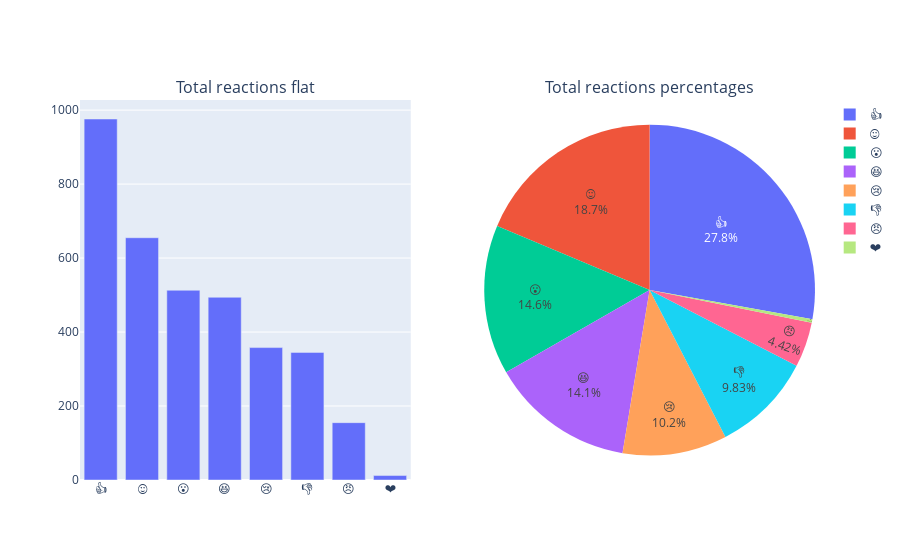

This figure's notebook cell:
### Code cell
fig = make_subplots(
    rows=1,
    cols=2,
    subplot_titles=('Total reactions flat', 'Total reactions percentages'),
    #specs =[[, {'type':'domain'}]]
    specs = [[{'type': 'bar'}, {'type':'domain'}]]
)
f1 = px.bar(x=total_reacts.index, y=total_reacts)
f2 = px.pie(values = total_reacts, names = total_reacts.index)
f2.update_traces(textposition='inside', textinfo='percent+label')
fig.add_trace(f1.data[0], row = 1, col = 1) 
fig.add_trace(f2.data[0], row = 1, col = 2) 
fig.show()

### Figure 1 — Plotly figure (JSON) as saved in the notebook; plotly's stock layout.template omitted (floating-point values rounded to 4 significant figures)
{"data": [{"alignmentgroup": "True", "hoverlabel": {"namelength": 0}, "hovertemplate": "x=%{x}<br>y=%{y}", "legendgroup": "", "marker": {"color": "#636efa"}, "name": "", "offsetgroup": "", "orientation": "v", "showlegend": false, "textposition": "auto", "type": "bar", "x": ["👍", "😍", "😮", "😆", "😢", "👎", "😠", "❤"], "xaxis": "x", "y": [976, 655, 513, 494, 358, 345, 155, 12], "yaxis": "y"}, {"domain": {"x": [0.55, 1], "y": [0, 1]}, "hoverlabel": {"namelength": 0}, "hovertemplate": "label=%{label}<br>value=%{value}", "labels": ["👍", "😍", "😮", "😆", "😢", "👎", "😠", "❤"], "legendgroup": "", "name": "", "showlegend": true, "textinfo": "percent+label", "textposition": "inside", "type": "pie", "values": [976, 655, 513, 494, 358, 345, 155, 12]}], "layout": {"annotations": [{"font": {"size": 16}, "showarrow": false, "text": "Total reactions flat", "x": 0.225, "xanchor": "center", "xref": "paper", "y": 1, "yanchor": "bottom", "yref": "paper"}, {"font": {"size": 16}, "showarrow": false, "text": "Total reactions percentages", "x": 0.775, "xanchor": "center", "xref": "paper", "y": 1, "yanchor": "bottom", "yref": "paper"}], "xaxis": {"anchor": "y", "domain": [0, 0.45]}, "yaxis": {"anchor": "x", "domain": [0, 1]}}}
